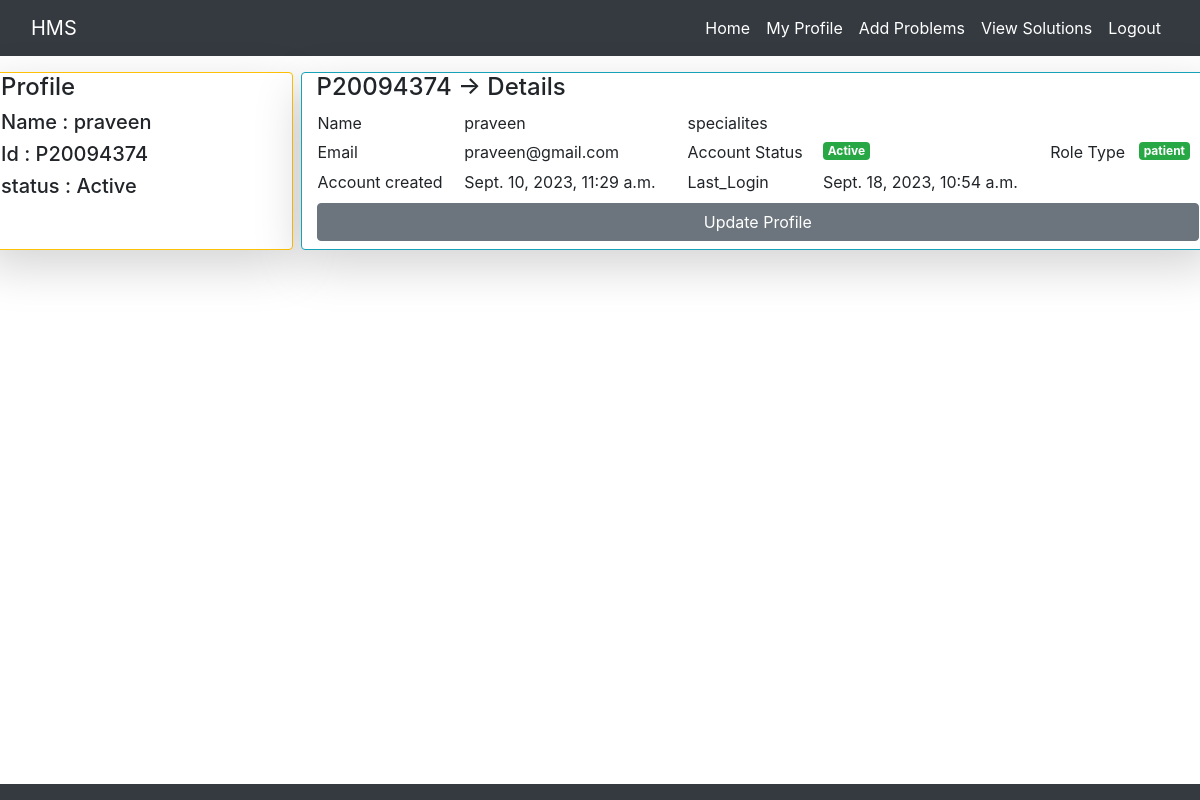
Screenshot of /pfe/ (signed in) with the database file from the repository.
### hospital/models.py (models this page shows)
class User(AbstractUser):
	rt = [
		(0,'Guest'),
		(1,'Doctor'),
		(2,'Patient'),
	]
	eid = models.CharField(max_length=20)
	role_type = models.IntegerField(default=0)

### hospital/views.py (the view)
# urls.py: path('pfe/', views.profile,name="pf"),
@login_required
def profile(request):
	return render(request,'profile.html')

### hospital/templates/profile.html (shortened to what this page needs)
{% extends 'Base.html' %}
{% block content %}
<div class="row">
	<div class="card mr-2 col-md-3 shadow-lg border border-warning mt-3 ">
		<h4>Profile</h4>
		<h5>Name : {{request.user.username}}</h5>
		<h5>Id : {{request.user.eid}}</h5>
		<h5>status : {% if request.user.is_active == 1 %}Active{% else %}Inactive{% endif %}</h5>
	</div>
	<div class="card col shadow-lg border border-info mt-3 ">
		<h4>{{request.user.eid}} -> Details</h4>
		<table>
			<tr>
				<td>Name </td>
				<td>{{request.user.username}}</td>
				<td>specialites  </td>
				<td>{{request.user.doctorprofile.dspecialites}}</td>
			</tr>
			<tr>
				<td>Email</td>
				<td>{{request.user.email}}</td>
				<td>Account Status</td>
				<td>
					{% if request.user.is_active == 1 %}
					<h5 class="badge badge-success">Active</h5>
					{% else %}
					<span class="badge badge-success">InActive</span>
					{% endif %}
				</td>
				<td>Role Type</td>
				<td>
					{% if request.user.role_type == 0 %}
					<h4 class="badge badge-warning">Guest</h4>
					{% elif request.user.role_type == 1 %}
					<h4 class="badge badge-info">Doctor</h4>
					{% elif request.user.role_type == 2 %}
					<h4 class="badge badge-success">patient</h4>
					{% else %}
					<h4 class="badge badge-success">Manager</h4>
					{% endif %}
				</td>
			</tr>
			<tr>
				<td>Account created</td>
				<td>{{request.user.date_joined}}</td>
				<td>Last_Login</td>
				<td>{{request.user.last_login}}</td>
			</tr>
		</table>
		<a href="{% url 'upfe' %}" class="btn btn-secondary my-2">Update Profile</a>
	</div>
</div>
{% endblock %}

### rows the page displays
User: user.username "praveen", user.eid "P20094374", user.email "praveen@gmail.com", user.date_joined "Sept. 10, 2023, 11:29 a.m.", user.last_login "Sept. 18, 2023, 10:54 a.m."
